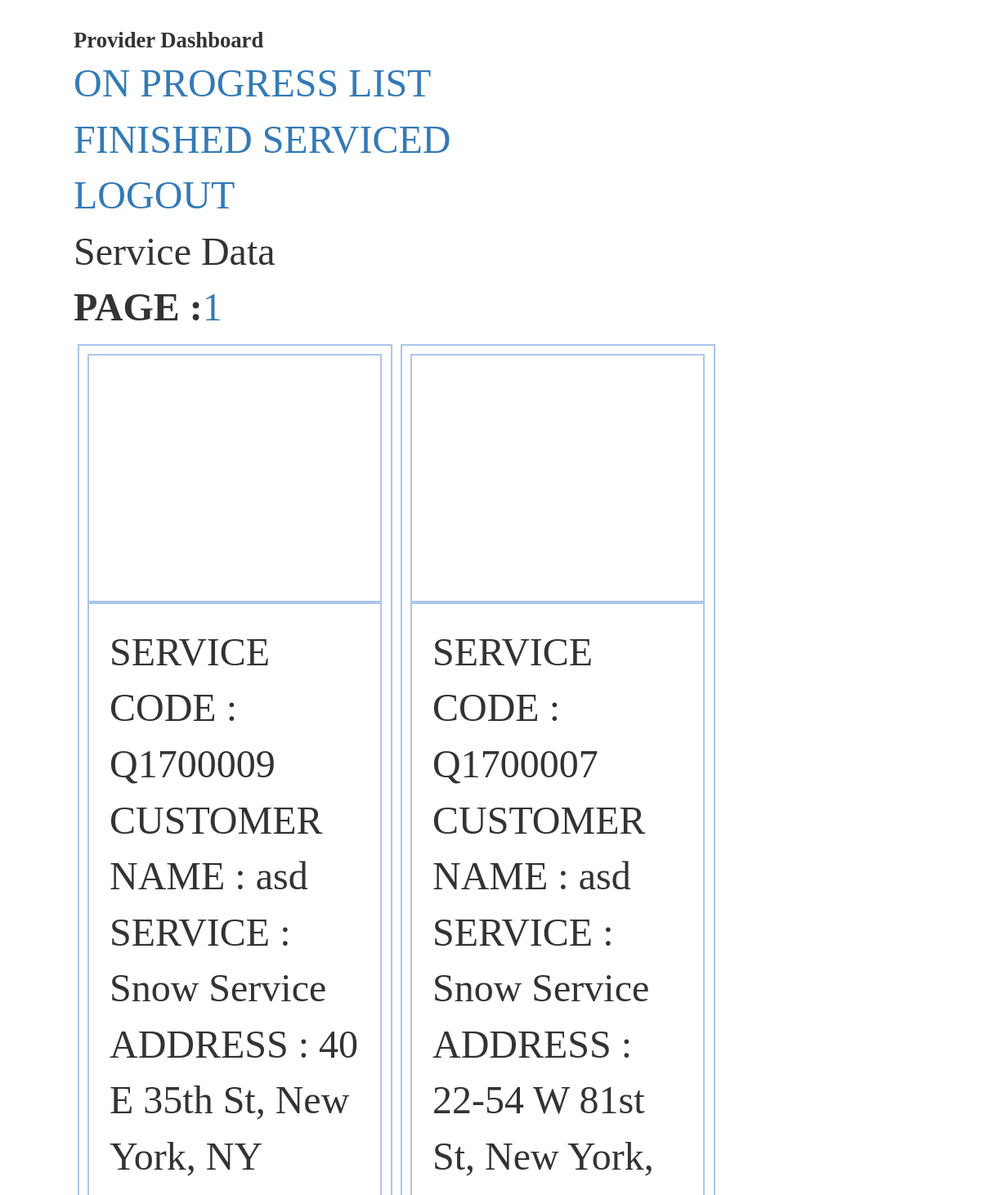
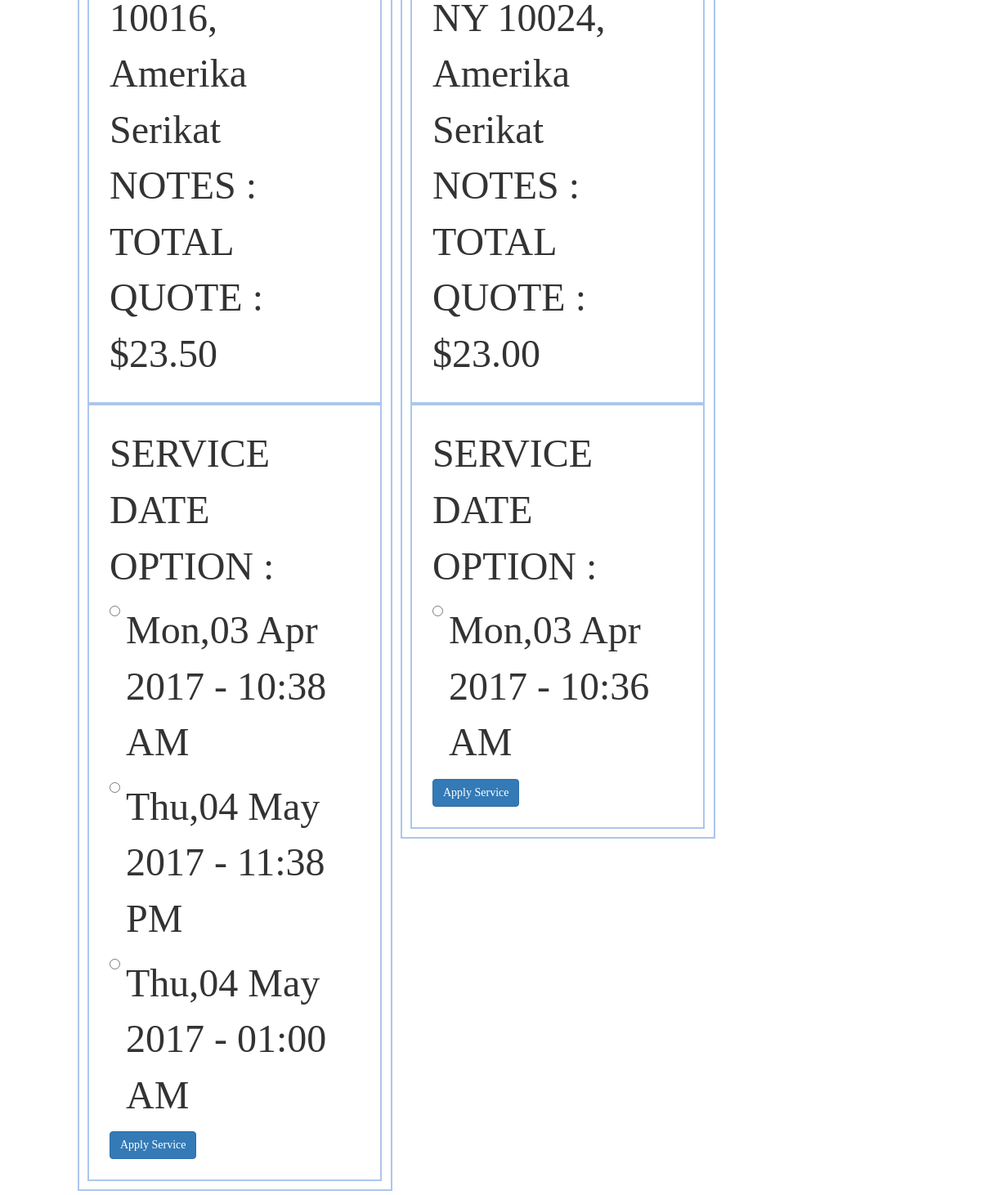
Page /index.php/gbusnow_controller/providerDashboard (signed in) on the committed database (2 pictures, top to bottom).
### tables this page shows
CREATE TABLE `gbu_service_quote` (
  `service_quote_id` varchar(8) NOT NULL,
  `user_email` varchar(255) DEFAULT NULL,
  `house_id` varchar(8) NOT NULL,
  `customer_name` varchar(100) DEFAULT NULL,
  `service_id` int(1) DEFAULT NULL,
  `service_name` varchar(20) NOT NULL,
  `provider_id` varchar(8) DEFAULT NULL,
  `promo_id` varchar(5) DEFAULT NULL,
  `footover_status` int(1) DEFAULT NULL,
  `service_date1` date DEFAULT NULL,
  `service_time1` time DEFAULT NULL,
  `service_date2` date DEFAULT NULL,
  `service_time2` time DEFAULT NULL,
  `service_date3` date DEFAULT NULL,
  `service_time3` time DEFAULT NULL,
  `service_date_final` date DEFAULT NULL,
  `service_time_final` time DEFAULT NULL,
  `service_quote_total` decimal(12,2) NOT NULL,
  `service_quote_discount` decimal(12,2) DEFAULT NULL,
  `service_quote_finaltotal` decimal(12,2) DEFAULT NULL,
  `service_note` text,
  `service_generate` timestamp NULL DEFAULT CURRENT_TIMESTAMP,
  `service_status` int(1) DEFAULT '0',
  `service_rateprovider_status` int(1) DEFAULT '0',
  PRIMARY KEY (`service_quote_id`)
);

CREATE TABLE `gbu_user_house` (
  `house_id` varchar(8) NOT NULL,
  `user_email` varchar(100) NOT NULL,
  `house_address` varchar(255) DEFAULT NULL,
  `house_detailaddress` varchar(255) DEFAULT NULL,
  `house_city` varchar(50) DEFAULT NULL,
  `house_state` varchar(50) DEFAULT NULL,
  `house_type` int(2) DEFAULT NULL,
  `house_latitude` decimal(10,7) DEFAULT NULL,
  `house_longitude` decimal(10,7) DEFAULT NULL,
  `house_color` int(3) DEFAULT NULL,
  `house_mailbox_color` int(3) DEFAULT NULL,
  `house_drivewaywidth` varchar(20) DEFAULT NULL,
  `house_drivewaylength` varchar(20) DEFAULT NULL,
  `house_drivewayshape` varchar(20) DEFAULT NULL,
  `house_drivewaytype` varchar(20) DEFAULT NULL,
  `house_lawn_size` varchar(20) DEFAULT NULL,
  `house_lawn_hilly` varchar(20) DEFAULT NULL,
  `house_gate_size` varchar(20) DEFAULT NULL,
  `house_fence` int(1) DEFAULT NULL,
  `house_pool` int(1) DEFAULT NULL,
  `house_sprinklers` int(1) DEFAULT NULL,
  `house_pet` int(1) DEFAULT NULL,
  PRIMARY KEY (`house_id`)
);

### application/controllers/gbusnow_controller.php (called while the page is built, shortened)
<?php if ( ! defined('BASEPATH')) exit('No direct script access allowed');
class gbusnow_controller extends CI_Controller {
	function __construct()
	{
		$this->load->helper('form');
		$this->load->model('gbusnow_model');
		$this->load->library('form_validation');
		$this->load->helper('url');
		$this->load->library('session');
		$this->load->helper('cookie');
		$this->load->library("pagination");
		$this->load->database();
	}
	public function providerDashboard()
	{
		$data = [];
		$login = $this->getProviderLoginStatus();
		if ($login != "")
		{
			$data["login"] = $login;
			$dataStateCity = $this->gbusnow_model->getProviderStateCity($login);
			for($i=0;$i<count($dataStateCity);$i++)
			{
				$data["provider_state"]= $dataStateCity[$i]->provider_service_state;
				$data["provider_city"]= $dataStateCity[$i]->provider_service_city;
			}
			$data["dataService"] = $this->gbusnow_model->getAllUnServicedCustomerInRegion($data["provider_state"], $data["provider_city"]);
			$data["provider_id"] = $this->gbusnow_model->getProviderIdbyEmail($login);
			$data["jumlahApply"] = $this->gbusnow_model->countTempApply($data["provider_id"]);
			$this->load->library('googlemaps');
				$data["mapCount"] = count($data["dataService"]);
				$data["currentPage"] = 0;
				$data["paramMap1"]=0;
				$data["paramMap2"]=0;
				$data["paramMap3"]=0;
				if ($this->uri->segment(3)==true)
				{
					$page = $this->uri->segment(3);
					$data["start"] = $page*3;
					$data["end"] = ($page*3)+3;
					if(count($data["dataService"])<$data["end"])
					{
						$data["end"] = count($data["dataService"]);
					}
				}
				else
				{
					$data["start"] = 0;
					$data["end"] = 3;
					if(count($data["dataService"])<$data["end"])
					{
						$data["end"] = count($data["dataService"]);
					}
				}
				for($i=$data["start"];$i< $data["end"] ; $i++)
				{
					$config['center'] = $data["dataService"][$i]->house_latitude.", ".$data["dataService"][$i]->house_longitude;;
					$config['zoom'] = 15;
					$marker = array();
					$marker['position'] = $data["dataService"][$i]->house_latitude.", ".$data["dataService"][$i]->house_longitude;
					if($i%3==0)
					{
						$config['map_name'] = 'map_one';
						$config['map_div_id'] = 'map_canvas_one';
						$this->googlemaps->initialize($config);
						$this->googlemaps->add_marker($marker);
						$data['map_one'] = $this->googlemaps->create_map();
						$data["paramMap1"]=1;
					}
					else if($i%3==1)
					{
						$config['map_name'] = 'map_two';
						$config['map_div_id'] = 'map_canvas_two';
						$this->googlemaps->initialize($config);
						$this->googlemaps->add_marker($marker);
						$data['map_two'] = $this->googlemaps->create_map();
						$data["paramMap2"]=1;
					}
				}
			$this->load->view('providerDashboard', $data);
		}
		else
		{
			$this->load->view('providerLogin', $data);
		}
	}
	function getProviderLoginStatus()
	{
		$user = $this->input->cookie("snow_provider_user", true);
		return $user;
	}
}

### index.php (called while the page is built, shortened)
<?php
require_once BASEPATH.'core/CodeIgniter.php';

### application/models/gbusnow_model.php (called while the page is built, shortened)
<?php
class gbusnow_model extends CI_Model
{
	function getAllUnServicedCustomerInRegion($provider_state, $provider_city)
	{
		$qry ="SELECT service_quote_id, gsq.house_id, gsq.customer_name, gsq.service_name, guh.house_address, gsq.service_note, gsq.service_quote_finaltotal,
				gsq.service_date1, gsq.service_time1, gsq.service_date2, gsq.service_time2, gsq.service_date3, gsq.service_time3,
				gsq.service_generate, guh.house_latitude, guh.house_longitude
				FROM gbu_service_quote gsq, gbu_user_house guh, gbu_provider gp
				WHERE gsq.house_id=guh.house_id
				AND guh.house_state=gp.provider_service_state
				AND guh.house_city=gp.provider_service_city
				AND guh.house_state= '".$provider_state."'
				AND gsq.service_status= '0'
				AND gsq.provider_id IS NULL
				ORDER BY gsq.service_generate DESC ";
		$query = $this->db->query($qry);
		return $query->result();
	}
	function getProviderIdbyEmail($provider_email)
	{
		$qry = "SELECT provider_id FROM gbu_provider WHERE provider_email='".$provider_email."'";
		$query = $this->db->query($qry);
		$provider_id = $query->result();
		return $provider_id[0]->provider_id;
	}
	function getServiceThatAppliedByProvider($provider_id, $service_quote_id)
	{
		$this->db->where("provider_id", $provider_id);
		$this->db->where("service_quote_id", $service_quote_id);
		return $this->db->count_all_results("gbu_temp_applyservice");
	}
	function getProviderStateCity($provider_email)
	{
		$this->db->select('provider_service_state, provider_service_city');
		$this->db->from('gbu_provider');
		$this->db->where('provider_email',$provider_email);
		$query = $this->db->get()->result();
		return $query;
	}
}
?>

### application/views/providerDashboard.php (the view, shortened to what this page needs)
<html lang="en">
<?php
	require_once("includes.php")
?>
<head>
	<link rel="stylesheet" type="text/css" media="screen and (max-device-width: 1200px)" href="<?php echo base_url('assets/css/default_css_portrait.css'); ?>">
</head>
<body>
	<div id="container">
	<?php
		echo "<div class='header-text'>Provider Dashboard</div>";
		echo "<a href='".site_url('gbusnow_controller/providerOnProgressList')."'>ON PROGRESS LIST</a><br>";
		echo "<a href='".site_url('gbusnow_controller/providerFinishedService')."'>FINISHED SERVICED</a><br>";
		echo "<a href='".site_url('gbusnow_controller/logout')."'>LOGOUT</a><br>";
		echo "Service Data <br>";
		echo "<div class='pagePosition' id='pagePosition'>";
			echo "<label> PAGE : <br> </label>";
			for($i=0;$i<$mapCount/3;$i++)
			{
				$currentPageClass = "";
				if ($i == $currentPage)
				{
					$currentPageClass = "page-current";
				}
				echo anchor(site_url('gbusnow_controller/providerDashboard').'/'.$i, ($i+1)." ", "class='page " . $currentPageClass . "'");
			}
		echo "</div>";
		echo "<div id='allData'>";
		for($i=$start;$i<$end;$i++)
		{
			echo "<div class=dataCustomer id='dc-".$dataService[$i]->service_quote_id ."'>";
				if($i==$start && $paramMap1==1)
				{
					echo "<div class='mapLocation' id='firstLocation'>";
						echo "<div class='locationMap'>";
							echo $map_one['html'];
						echo "</div>";
					echo "</div>";
				}
				if($i==($start+1) && $paramMap2==1)
				{
					echo "<div class='mapLocation' id='secondLocation'>";
						echo "<div class='locationMap'>";
							echo $map_two['html'];
						echo "</div>";
					echo "</div>";
				}
				echo "<div class=dataCustomerLeft id='dcl-".$dataService[$i]->service_quote_id ."'>";
					echo "SERVICE CODE : ".$dataService[$i]->service_quote_id . "<br>";
					echo "CUSTOMER NAME : ".$dataService[$i]->customer_name . "<br>";
					echo "SERVICE : ".$dataService[$i]->service_name . "<br>";
					echo "ADDRESS : ".$dataService[$i]->house_address . "<br>";
					echo "NOTES : ".$dataService[$i]->service_note . "<br>";
					echo "TOTAL QUOTE : $".$dataService[$i]->service_quote_finaltotal . "<br>";
				echo "</div>";
				echo "<div class=dataCustomerRight id='dcr-".$dataService[$i]->service_quote_id ."'>";
					$paramApply = ($this->gbusnow_model->getServiceThatAppliedByProvider($provider_id, $dataService[$i]->service_quote_id));
					if($paramApply>0)
					{
						echo "<div id='notif-".$dataService[$i]->service_quote_id."'>";
							$date = $this->gbusnow_model->getTempDateAppliedService($provider_id, $dataService[$i]->service_quote_id);
							echo "SELECTED SERVICE DATE : <br>";
							echo $date . "<br>";
							echo "Waiting for Customer's Approval";
							echo "<button type='button' class='btnCancelApply btn btn-primary' id='btnc-".$dataService[$i]->service_quote_id."' data-target='.bs-example-modal-sm' data-val='".$dataService[$i]->service_quote_id."'>Cancel Apply</button>";
						echo "</div>";
					}
					else
					{
						echo "<div id='dateoption-".$dataService[$i]->service_quote_id."'>";
							echo "SERVICE DATE OPTION : <br>";
							echo "<div class='radio'>";
							echo "<label class='radio'>";
								echo "<input type='radio' name='selectedDateTime-".$dataService[$i]->service_quote_id ."' id='selectedDateTime1-".$dataService[$i]->service_quote_id ."' value='".date("D,d M Y", strtotime($dataService[$i]->service_date1))." - ".date('h:i A', strtotime($dataService[$i]->service_time1))."'> ".date("D,d M Y", strtotime($dataService[$i]->service_date1))." - ".date('h:i A', strtotime($dataService[$i]->service_time1));
							echo "</label>";
							echo "</div>";
						if($dataService[$i]->service_date2 != null)
						{
							echo "<div class='radio'>";
							echo "<label class='radio'>";
								echo "<input type='radio' name='selectedDateTime-".$dataService[$i]->service_quote_id ."' id='selectedDateTime2-".$dataService[$i]->service_quote_id ."' value='".date("D,d M Y", strtotime($dataService[$i]->service_date2))." - ".date('h:i A', strtotime($dataService[$i]->service_time2))."'> ".date("D,d M Y", strtotime($dataService[$i]->service_date2))." - ".date('h:i A', strtotime($dataService[$i]->service_time2));
							echo "</label>";
							echo "</div>";
						}
						if($dataService[$i]->service_date3 != null)
						{
							echo "<div class='radio'>";
							echo "<label class='radio'>";
								echo "<input type='radio' name='selectedDateTime-".$dataService[$i]->service_quote_id ."' id='selectedDateTime3-".$dataService[$i]->service_quote_id ."' value='".date("D,d M Y", strtotime($dataService[$i]->service_date3))." - ".date('h:i A', strtotime($dataService[$i]->service_time3))."'> ".date("D,d M Y", strtotime($dataService[$i]->service_date3))." - ".date('h:i A', strtotime($dataService[$i]->service_time3));
							echo "</label>";
							echo "</div>";
						}
						echo "</div>";
						echo "<button type='button' class='btnApply btn btn-primary' id='btn-".$dataService[$i]->service_quote_id."' data-target='.bs-example-modal-sm' data-val='".$dataService[$i]->service_quote_id."'>Apply Service</button>";
					}
					echo "</div>";
			echo "</div>";
		}
		echo "</div>";
		?>
	</div>
</body>
</html>

### rows in the picture
gbu_service_quote: $this->map_width 100% (drawn), service_quote_id "Q1700009", customer_name "asd", service_name "Snow Service", house.house_address "40 E 35th St, New York, NY 10016, Amerika Serikat", service_quote_finaltotal "23.50", service_date1 "Mon,03 Apr 2017", service_time1 "10:38 AM", service_date2 "Thu,04 May 2017", service_time2 "11:38 PM", service_date3 "Thu,04 May 2017", service_time3 "01:00 AM"
gbu_service_quote: $this->map_width 100% (drawn), service_quote_id "Q1700007", customer_name "asd", service_name "Snow Service", house.house_address "22-54 W 81st St, New York, NY 10024, Amerika Serikat", service_quote_finaltotal "23.00", service_date1 "Mon,03 Apr 2017", service_time1 "10:36 AM"
